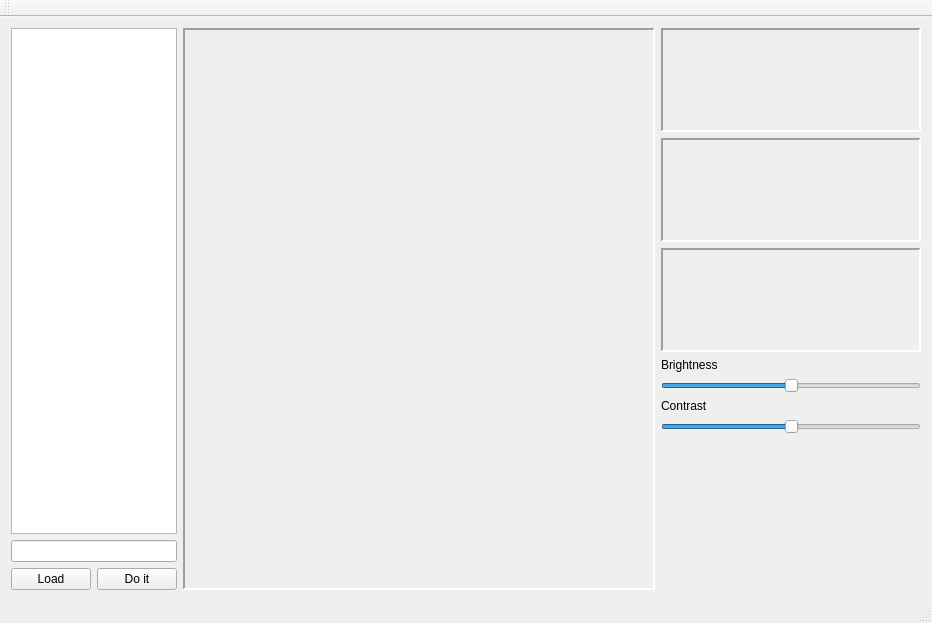
<?xml version="1.0" encoding="UTF-8"?>
<ui version="4.0">
 <class>FPImage</class>
 <widget class="QMainWindow" name="FPImage">
  <property name="geometry">
   <rect>
    <x>0</x>
    <y>0</y>
    <width>932</width>
    <height>623</height>
   </rect>
  </property>
  <property name="windowTitle">
   <string>FPImage</string>
  </property>
  <widget class="QWidget" name="centralWidget">
   <layout class="QHBoxLayout" name="horizontalLayout_2" stretch="1,5,0">
    <item>
     <layout class="QVBoxLayout" name="verticalLayout">
      <property name="sizeConstraint">
       <enum>QLayout::SetDefaultConstraint</enum>
      </property>
      <item>
       <widget class="QPlainTextEdit" name="ERes"/>
      </item>
      <item>
       <widget class="QLineEdit" name="EFile"/>
      </item>
      <item>
       <layout class="QHBoxLayout" name="horizontalLayout">
        <item>
         <widget class="QPushButton" name="BLoad">
          <property name="text">
           <string>Load</string>
          </property>
         </widget>
        </item>
        <item>
         <widget class="QPushButton" name="BDoIt">
          <property name="text">
           <string>Do it</string>
          </property>
         </widget>
        </item>
       </layout>
      </item>
     </layout>
    </item>
    <item>
     <widget class="QScrollArea" name="scrollArea">
      <property name="frameShape">
       <enum>QFrame::Panel</enum>
      </property>
      <property name="lineWidth">
       <number>2</number>
      </property>
      <property name="widgetResizable">
       <bool>true</bool>
      </property>
      <widget class="QWidget" name="scrollAreaWidgetContents">
       <property name="geometry">
        <rect>
         <x>0</x>
         <y>0</y>
         <width>476</width>
         <height>548</height>
        </rect>
       </property>
       <layout class="QGridLayout" name="gridLayout">
        <item row="0" column="0">
         <widget class="QLabel" name="Ecran">
          <property name="text">
           <string/>
          </property>
         </widget>
        </item>
       </layout>
      </widget>
     </widget>
    </item>
    <item>
     <layout class="QVBoxLayout" name="verticalLayout_2">
      <item>
       <widget class="QLabel" name="EcranHistoR">
        <property name="minimumSize">
         <size>
          <width>260</width>
          <height>104</height>
         </size>
        </property>
        <property name="maximumSize">
         <size>
          <width>260</width>
          <height>104</height>
         </size>
        </property>
        <property name="frameShape">
         <enum>QFrame::Panel</enum>
        </property>
        <property name="frameShadow">
         <enum>QFrame::Sunken</enum>
        </property>
        <property name="lineWidth">
         <number>2</number>
        </property>
        <property name="midLineWidth">
         <number>0</number>
        </property>
        <property name="text">
         <string/>
        </property>
       </widget>
      </item>
      <item>
       <widget class="QLabel" name="EcranHistoG">
        <property name="minimumSize">
         <size>
          <width>260</width>
          <height>104</height>
         </size>
        </property>
        <property name="maximumSize">
         <size>
          <width>260</width>
          <height>104</height>
         </size>
        </property>
        <property name="frameShape">
         <enum>QFrame::Panel</enum>
        </property>
        <property name="frameShadow">
         <enum>QFrame::Sunken</enum>
        </property>
        <property name="lineWidth">
         <number>2</number>
        </property>
        <property name="text">
         <string/>
        </property>
       </widget>
      </item>
      <item>
       <widget class="QLabel" name="EcranHistoB">
        <property name="minimumSize">
         <size>
          <width>260</width>
          <height>104</height>
         </size>
        </property>
        <property name="maximumSize">
         <size>
          <width>260</width>
          <height>104</height>
         </size>
        </property>
        <property name="frameShape">
         <enum>QFrame::Panel</enum>
        </property>
        <property name="frameShadow">
         <enum>QFrame::Sunken</enum>
        </property>
        <property name="lineWidth">
         <number>2</number>
        </property>
        <property name="text">
         <string/>
        </property>
       </widget>
      </item>
      <item>
       <widget class="QLabel" name="LBrightness">
        <property name="text">
         <string>Brightness</string>
        </property>
       </widget>
      </item>
      <item>
       <widget class="QSlider" name="SliderBrightness">
        <property name="maximum">
         <number>100</number>
        </property>
        <property name="value">
         <number>50</number>
        </property>
        <property name="orientation">
         <enum>Qt::Horizontal</enum>
        </property>
       </widget>
      </item>
      <item>
       <widget class="QLabel" name="LContrast">
        <property name="text">
         <string>Contrast</string>
        </property>
       </widget>
      </item>
      <item>
       <widget class="QSlider" name="SliderContrast">
        <property name="minimum">
         <number>0</number>
        </property>
        <property name="maximum">
         <number>100</number>
        </property>
        <property name="value">
         <number>50</number>
        </property>
        <property name="orientation">
         <enum>Qt::Horizontal</enum>
        </property>
       </widget>
      </item>
      <item>
       <spacer name="verticalSpacer">
        <property name="orientation">
         <enum>Qt::Vertical</enum>
        </property>
        <property name="sizeHint" stdset="0">
         <size>
          <width>20</width>
          <height>40</height>
         </size>
        </property>
       </spacer>
      </item>
     </layout>
    </item>
   </layout>
  </widget>
  <widget class="QMenuBar" name="menuBar">
   <property name="geometry">
    <rect>
     <x>0</x>
     <y>0</y>
     <width>932</width>
     <height>21</height>
    </rect>
   </property>
  </widget>
  <widget class="QToolBar" name="mainToolBar">
   <attribute name="toolBarArea">
    <enum>TopToolBarArea</enum>
   </attribute>
   <attribute name="toolBarBreak">
    <bool>false</bool>
   </attribute>
  </widget>
  <widget class="QStatusBar" name="statusBar"/>
 </widget>
 <layoutdefault spacing="6" margin="11"/>
 <resources/>
 <connections/>
 <slots>
  <slot>ChangeBrightness(int)</slot>
 </slots>
</ui>
